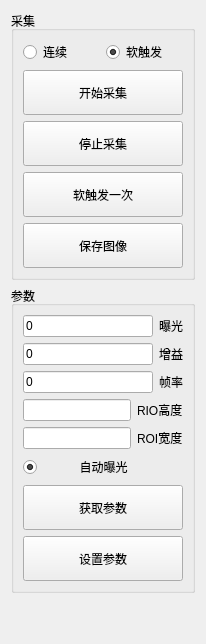
                           <widget class="QWidget" name="tab_3">
                            <attribute name="title">
                             <string>工业相机参数</string>
                            </attribute>
                            <layout class="QVBoxLayout" name="verticalLayout_28">
                             <item>
                              <widget class="QGroupBox" name="groupGrab">
                               <property name="title">
                                <string>采集</string>
                               </property>
                               <layout class="QVBoxLayout" name="verticalLayout_26">
                                <item>
                                 <layout class="QHBoxLayout" name="horizontalLayout_15">
                                  <item>
                                   <widget class="QRadioButton" name="radioContinueMode">
                                    <property name="text">
                                     <string>连续</string>
                                    </property>
                                   </widget>
                                  </item>
                                  <item>
                                   <widget class="QRadioButton" name="radioTriggerMode">
                                    <property name="text">
                                     <string>软触发</string>
                                    </property>
                                    <property name="checked">
                                     <bool>true</bool>
                                    </property>
                                   </widget>
                                  </item>
                                 </layout>
                                </item>
                                <item>
                                 <widget class="QPushButton" name="bnStart">
                                  <property name="minimumSize">
                                   <size>
                                    <width>0</width>
                                    <height>45</height>
                                   </size>
                                  </property>
                                  <property name="styleSheet">
                                   <string notr="true">background-image: url(:/myicons/images/Myicons/start.png);</string>
                                  </property>
                                  <property name="text">
                                   <string>开始采集</string>
                                  </property>
                                 </widget>
                                </item>
                                <item>
                                 <widget class="QPushButton" name="bnStop">
                                  <property name="minimumSize">
                                   <size>
                                    <width>0</width>
                                    <height>45</height>
                                   </size>
                                  </property>
                                  <property name="styleSheet">
                                   <string notr="true">background-image: url(:/myicons/images/Myicons/stop.png);</string>
                                  </property>
                                  <property name="text">
                                   <string>停止采集</string>
                                  </property>
                                 </widget>
                                </item>
                                <item>
                                 <widget class="QPushButton" name="bnSoftwareTrigger">
                                  <property name="minimumSize">
                                   <size>
                                    <width>0</width>
                                    <height>45</height>
                                   </size>
                                  </property>
                                  <property name="layoutDirection">
                                   <enum>Qt::LeftToRight</enum>
                                  </property>
                                  <property name="autoFillBackground">
                                   <bool>false</bool>
                                  </property>
                                  <property name="styleSheet">
                                   <string notr="true">background-image: url(:/myicons/images/Myicons/trigger.png);</string>
                                  </property>
                                  <property name="text">
                                   <string>软触发一次</string>
                                  </property>
                                 </widget>
                                </item>
                                <item>
                                 <widget class="QPushButton" name="bnSaveImage">
                                  <property name="minimumSize">
                                   <size>
                                    <width>0</width>
                                    <height>45</height>
                                   </size>
                                  </property>
                                  <property name="styleSheet">
                                   <string notr="true">background-image: url(:/myicons/images/Myicons/save.png);</string>
                                  </property>
                                  <property name="text">
                                   <string>保存图像</string>
                                  </property>
                                 </widget>
                                </item>
                               </layout>
                              </widget>
                             </item>
                             <item>
                              <widget class="QGroupBox" name="groupParam">
                               <property name="title">
                                <string>参数</string>
                               </property>
                               <layout class="QVBoxLayout" name="verticalLayout_27">
                                <item>
                                 <layout class="QHBoxLayout" name="horizontalLayout_16">
                                  <item>
                                   <widget class="QLineEdit" name="edtExposureTime">
                                    <property name="maximumSize">
                                     <size>
                                      <width>180</width>
                                      <height>16777215</height>
                                     </size>
                                    </property>
                                    <property name="text">
                                     <string>0</string>
                                    </property>
                                   </widget>
                                  </item>
                                  <item>
                                   <widget class="QLabel" name="label_5">
                                    <property name="text">
                                     <string>曝光</string>
                                    </property>
                                   </widget>
                                  </item>
                                 </layout>
                                </item>
                                <item>
                                 <layout class="QHBoxLayout" name="horizontalLayout_17">
                                  <item>
                                   <widget class="QLineEdit" name="edtGain">
                                    <property name="maximumSize">
                                     <size>
                                      <width>180</width>
                                      <height>16777215</height>
                                     </size>
                                    </property>
                                    <property name="text">
                                     <string>0</string>
                                    </property>
                                   </widget>
                                  </item>
                                  <item>
                                   <widget class="QLabel" name="label_6">
                                    <property name="text">
                                     <string>增益</string>
                                    </property>
                                   </widget>
                                  </item>
                                 </layout>
                                </item>
                                <item>
                                 <layout class="QHBoxLayout" name="horizontalLayout_18">
                                  <item>
                                   <widget class="QLineEdit" name="edtFrameRate">
                                    <property name="maximumSize">
                                     <size>
                                      <width>180</width>
                                      <height>16777215</height>
                                     </size>
                                    </property>
                                    <property name="text">
                                     <string>0</string>
                                    </property>
                                   </widget>
                                  </item>
                                  <item>
                                   <widget class="QLabel" name="label_7">
                                    <property name="text">
                                     <string>帧率</string>
                                    </property>
                                   </widget>
                                  </item>
                                 </layout>
                                </item>
                                <item>
                                 <layout class="QHBoxLayout" name="horizontalLayout_27">
                                  <item>
                                   <widget class="QLineEdit" name="lineEdit_hik_H">
                                    <property name="maximumSize">
                                     <size>
                                      <width>180</width>
                                      <height>16777215</height>
                                     </size>
                                    </property>
                                   </widget>
                                  </item>
                                  <item>
                                   <widget class="QLabel" name="label_8">
                                    <property name="text">
                                     <string>RIO高度</string>
                                    </property>
                                   </widget>
                                  </item>
                                 </layout>
                                </item>
                                <item>
                                 <layout class="QHBoxLayout" name="horizontalLayout_28">
                                  <item>
                                   <widget class="QLineEdit" name="lineEdit_hik_W">
                                    <property name="maximumSize">
                                     <size>
                                      <width>180</width>
                                      <height>16777215</height>
                                     </size>
                                    </property>
                                   </widget>
                                  </item>
                                  <item>
                                   <widget class="QLabel" name="label_11">
                                    <property name="text">
                                     <string>ROI宽度</string>
                                    </property>
                                   </widget>
                                  </item>
                                 </layout>
                                </item>
                                <item>
                                 <layout class="QHBoxLayout" name="horizontalLayout_25">
                                  <item>
                                   <widget class="QRadioButton" name="radioButton_autopara">
                                    <property name="layoutDirection">
                                     <enum>Qt::LeftToRight</enum>
                                    </property>
                                    <property name="text">
                                     <string>           自动曝光 </string>
                                    </property>
                                    <property name="checked">
                                     <bool>true</bool>
                                    </property>
                                   </widget>
                                  </item>
                                 </layout>
                                </item>
                                <item>
                                 <widget class="QPushButton" name="bnGetParam">
                                  <property name="minimumSize">
                                   <size>
                                    <width>0</width>
                                    <height>45</height>
                                   </size>
                                  </property>
                                  <property name="layoutDirection">
                                   <enum>Qt::LeftToRight</enum>
                                  </property>
                                  <property name="styleSheet">
                                   <string notr="true">background-image: url(:/myicons/images/Myicons/para.png);</string>
                                  </property>
                                  <property name="text">
                                   <string>获取参数</string>
                                  </property>
                                  <property name="iconSize">
                                   <size>
                                    <width>16</width>
                                    <height>16</height>
                                   </size>
                                  </property>
                                 </widget>
                                </item>
                                <item>
                                 <widget class="QPushButton" name="bnSetParam">
                                  <property name="minimumSize">
                                   <size>
                                    <width>0</width>
                                    <height>45</height>
                                   </size>
                                  </property>
                                  <property name="styleSheet">
                                   <string notr="true">background-image:url(:/myicons/images/Myicons/setpara.png)</string>
                                  </property>
                                  <property name="text">
                                   <string>设置参数</string>
                                  </property>
                                 </widget>
                                </item>
                               </layout>
                              </widget>
                             </item>
                             <item>
                              <spacer name="verticalSpacer_3">
                               <property name="orientation">
                                <enum>Qt::Vertical</enum>
                               </property>
                               <property name="sizeHint" stdset="0">
                                <size>
                                 <width>20</width>
                                 <height>40</height>
                                </size>
                               </property>
                              </spacer>
                             </item>
                            </layout>
                           </widget>
